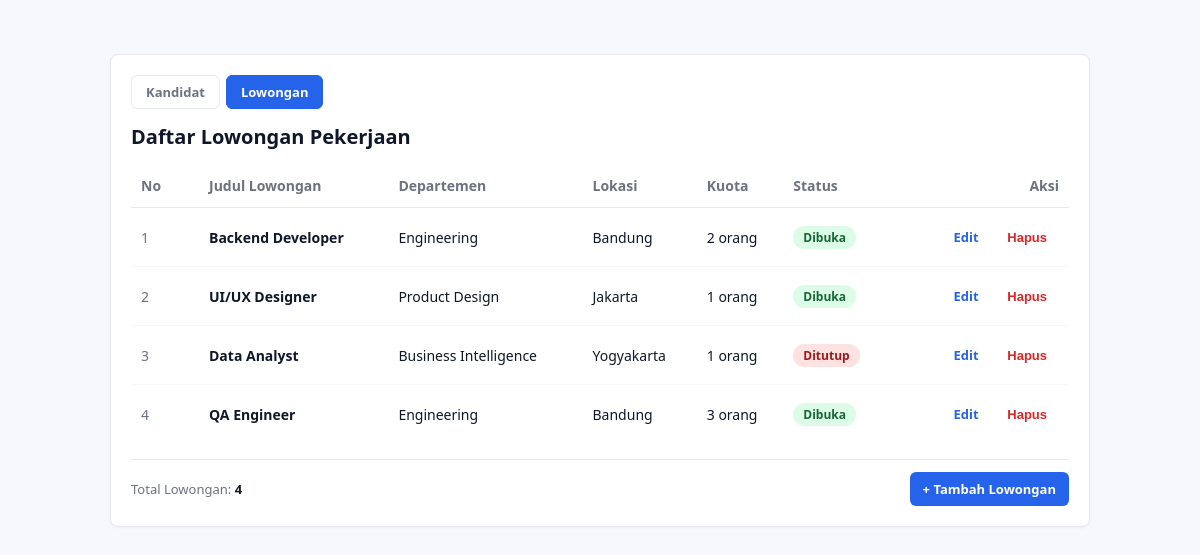
Screenshot of /project/index.php?module=lowongan with the database file from the repository.
### tables this page shows
CREATE TABLE IF NOT EXISTS `lowongan` (
  `id` int(11) NOT NULL AUTO_INCREMENT,
  `judul` varchar(100) NOT NULL,
  `departemen` varchar(100) NOT NULL,
  `lokasi` varchar(100) NOT NULL,
  `kuota` int(11) NOT NULL DEFAULT 1,
  `status` enum('Dibuka','Ditutup') NOT NULL DEFAULT 'Dibuka',
  PRIMARY KEY (`id`)
);

### project/models/DB.php (called while the page is built, shortened)
<?php
class DB {
    private string $host = "localhost";
    private string $db_name = "mvp_kandidat_db";
    private string $username = "root";
    private string $password = "";
    private ?PDO $conn = null;
    private ?PDOStatement $result = null;
    public function __construct(
        string $host = "localhost",
        string $db_name = "mvp_kandidat_db",
        string $username = "root",
        string $password = ""
    ) {
        $this->host = $host;
        $this->db_name = $db_name;
        $this->username = $username;
        $this->password = $password;
        $this->conn = $this->connect();
    }
    public function connect(): PDO {
        try {
            $dsn = "mysql:host={$this->host};dbname={$this->db_name};charset=utf8mb4";
            $options = [
                PDO::ATTR_ERRMODE => PDO::ERRMODE_EXCEPTION,
                PDO::ATTR_DEFAULT_FETCH_MODE => PDO::FETCH_ASSOC,
                PDO::ATTR_EMULATE_PREPARES => false,
            ];
            return new PDO($dsn, $this->username, $this->password, $options);
        } catch (PDOException $e) {
            throw new RuntimeException("Koneksi Database Gagal: " . $e->getMessage(), 0, $e);
        }
    }
    public function executeQuery(string $query, array $params = []): PDOStatement {
        try {
            $stmt = $this->conn->prepare($query);
            $stmt->execute($params);
            $this->result = $stmt;
            return $stmt;
        } catch (PDOException $e) {
            throw new RuntimeException("Query Gagal: " . $e->getMessage(), 0, $e);
        }
    }
    public function getAllResult(): array {
        return $this->result->fetchAll(PDO::FETCH_ASSOC);
    }
}
?>

### project/models/TabelLowongan.php (called while the page is built, shortened)
<?php
require_once __DIR__ . '/DB.php';
require_once __DIR__ . '/Lowongan.php';
class TabelLowongan extends DB implements KontrakModelLowongan {
    private function mapRowToLowongan(array $row): Lowongan {
        return new Lowongan(
            (int)$row['id'],
            $row['judul'],
            $row['departemen'],
            $row['lokasi'],
            (int)$row['kuota'],
            $row['status']
        );
    }
    public function getAllLowongan(): array {
        $this->executeQuery("SELECT * FROM lowongan ORDER BY id ASC");
        $rows = $this->getAllResult();
        $list = [];
        foreach ($rows as $row) {
            $list[] = $this->mapRowToLowongan($row);
        }
        return $list;
    }
}
?>

### project/models/Lowongan.php (called while the page is built, shortened)
<?php
class Lowongan {
    private ?int $id;
    private string $judul;
    private string $departemen;
    private string $lokasi;
    private int $kuota;
    private string $status;
    public function __construct(
        ?int $id,
        string $judul,
        string $departemen,
        string $lokasi,
        int $kuota,
        string $status
    ) {
        $this->id = $id;
        $this->judul = $judul;
        $this->departemen = $departemen;
        $this->lokasi = $lokasi;
        $this->kuota = $kuota;
        $this->status = $status;
    }
    public function getId(): ?int { return $this->id; }
    public function getJudul(): string { return $this->judul; }
    public function getDepartemen(): string { return $this->departemen; }
    public function getLokasi(): string { return $this->lokasi; }
    public function getKuota(): int { return $this->kuota; }
    public function getStatus(): string { return $this->status; }
}
?>

### project/views/ViewLowongan.php (called while the page is built, shortened)
<?php
class ViewLowongan implements KontrakViewLowongan {
    private string $skinPath;
    public function __construct(string $skinPath = '', string $formPath = '') {
        $this->skinPath = $skinPath ?: __DIR__ . '/../template/skin_lowongan.html';
    }
    public function renderDaftar(string $tableRowsHtml, int $totalData): string {
        $template = file_get_contents($this->skinPath);
        $tokens = [
            '{{TABLE_ROWS}}' => $tableRowsHtml,
            '{{TOTAL_DATA}}' => (string)$totalData,
        ];
        return str_replace(array_keys($tokens), array_values($tokens), $template);
    }
}
?>

### project/presenters/PresenterLowongan.php (the view, shortened to what this page needs)
<?php
class PresenterLowongan implements KontrakPresenterLowongan {
    private KontrakModelLowongan $model;
    private KontrakViewLowongan $view;
    public function __construct(KontrakModelLowongan $model, KontrakViewLowongan $view) {
        $this->model = $model;
        $this->view = $view;
    }
    private function buildRowHtml(int $no, Lowongan $lowongan): string {
        $id = (int)$lowongan->getId();
        $judul = htmlspecialchars($lowongan->getJudul());
        $departemen = htmlspecialchars($lowongan->getDepartemen());
        $lokasi = htmlspecialchars($lowongan->getLokasi());
        $kuota = number_format($lowongan->getKuota()) . ' orang';
        $status = $lowongan->getStatus();
        $badge = $status === 'Dibuka' ? 'badge-open' : 'badge-closed';
        $statusHtml = "<span class='badge {$badge}'>" . htmlspecialchars($status) . "</span>";
        return "<tr>
            <td class='col-id'>{$no}</td>
            <td><strong>{$judul}</strong></td>
            <td>{$departemen}</td>
            <td>{$lokasi}</td>
            <td>{$kuota}</td>
            <td>{$statusHtml}</td>
            <td class='col-actions'>
                <a href='index.php?module=lowongan&screen=edit&id={$id}' class='btn btn-edit'>Edit</a>
                <form method='post' action='index.php' style='display:inline;' onsubmit=\"return confirm('Hapus lowongan ini?')\">
                    <input type='hidden' name='module' value='lowongan'>
                    <input type='hidden' name='action' value='hapus'>
                    <input type='hidden' name='id' value='{$id}'>
                    <button type='submit' class='btn btn-delete'>Hapus</button>
                </form>
            </td>
        </tr>";
    }
    public function tampilkanLowongan(): string {
        $listLowongan = $this->model->getAllLowongan();
        $total = count($listLowongan);
        $rowsHtml = '';
        if (empty($listLowongan)) {
            $rowsHtml = '<tr><td colspan="7" style="text-align:center;color:#6b7280;padding:24px;">Belum ada data lowongan.</td></tr>';
        } else {
            $no = 1;
            foreach ($listLowongan as $lowongan) {
                $rowsHtml .= $this->buildRowHtml($no, $lowongan);
                $no++;
            }
        }
        return $this->view->renderDaftar($rowsHtml, $total);
    }
}
?>

### project/index.php (shortened to what this page needs)
<?php
require_once __DIR__ . '/models/TabelLowongan.php';
require_once __DIR__ . '/views/ViewLowongan.php';
require_once __DIR__ . '/presenters/PresenterLowongan.php';
$modul = $_REQUEST['module'] ?? 'kandidat';
if ($modul === 'lowongan') {
    $model = new TabelLowongan('localhost', 'mvp_kandidat_db', 'root', '');
    $view = new ViewLowongan();
    $presenter = new PresenterLowongan($model, $view);
    if ($_SERVER['REQUEST_METHOD'] === 'POST') {
        $action = $_POST['action'] ?? '';
        if ($action === 'tambah') {
            $presenter->tambahLowongan(
                $_POST['judul'] ?? '',
                $_POST['departemen'] ?? '',
                $_POST['lokasi'] ?? '',
                (int)($_POST['kuota'] ?? 1),
                $_POST['status'] ?? 'Dibuka'
            );
        } elseif ($action === 'ubah') {
            $presenter->ubahLowongan(
                (int)($_POST['id'] ?? 0),
                $_POST['judul'] ?? '',
                $_POST['departemen'] ?? '',
                $_POST['lokasi'] ?? '',
                (int)($_POST['kuota'] ?? 1),
                $_POST['status'] ?? 'Dibuka'
            );
        } elseif ($action === 'hapus') {
            $presenter->hapusLowongan((int)($_POST['id'] ?? 0));
        }
        header("Location: index.php?module=lowongan");
        exit();
    } else {
        $screen = $_GET['screen'] ?? 'list';
        if ($screen === 'add') {
            echo $presenter->tampilkanFormLowongan();
        } elseif ($screen === 'edit' && isset($_GET['id'])) {
            echo $presenter->tampilkanFormLowongan((int)$_GET['id']);
        } else {
            echo $presenter->tampilkanLowongan();
        }
    }
}
?>

### rows the page displays
lowongan: id "Kandidat Lowongan Daftar Lowongan Pekerjaan No Judul Lowongan Departemen Lokasi Kuota Status Aksi Total Lowongan: 4 + Tambah Lowongan", no "4", judul "QA Engineer", departemen "Engineering", lokasi "Bandung", kuota "3 orang", status "Dibuka"
lowongan: no "1", judul "Backend Developer", departemen "Engineering", lokasi "Bandung", kuota "2 orang", status "Dibuka"
lowongan: no "2", judul "UI/UX Designer", departemen "Product Design", lokasi "Jakarta", kuota "1 orang", status "Dibuka"
lowongan: no "3", judul "Data Analyst", departemen "Business Intelligence", lokasi "Yogyakarta", kuota "1 orang", status "Ditutup"
